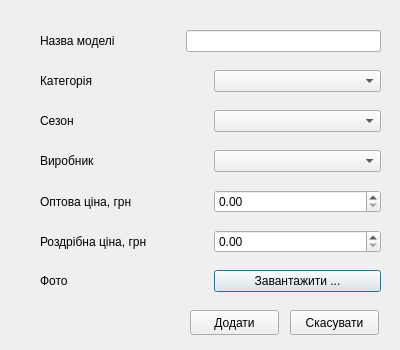
<?xml version="1.0" encoding="UTF-8"?>
<ui version="4.0">
 <class>AddModelDialog</class>
 <widget class="QDialog" name="AddModelDialog">
  <property name="geometry">
   <rect>
    <x>0</x>
    <y>0</y>
    <width>400</width>
    <height>350</height>
   </rect>
  </property>
  <property name="minimumSize">
   <size>
    <width>400</width>
    <height>350</height>
   </size>
  </property>
  <property name="maximumSize">
   <size>
    <width>400</width>
    <height>350</height>
   </size>
  </property>
  <property name="windowTitle">
   <string>Додати модель</string>
  </property>
  <widget class="QWidget" name="layoutWidget">
   <property name="geometry">
    <rect>
     <x>40</x>
     <y>270</y>
     <width>341</width>
     <height>28</height>
    </rect>
   </property>
   <layout class="QHBoxLayout" name="picture_layout">
    <property name="sizeConstraint">
     <enum>QLayout::SetMaximumSize</enum>
    </property>
    <item>
     <widget class="QLabel" name="picture_le">
      <property name="minimumSize">
       <size>
        <width>140</width>
        <height>0</height>
       </size>
      </property>
      <property name="text">
       <string>Фото</string>
      </property>
     </widget>
    </item>
    <item>
     <widget class="QPushButton" name="load_pic_pb">
      <property name="text">
       <string>Завантажити ...</string>
      </property>
     </widget>
    </item>
   </layout>
  </widget>
  <widget class="QWidget" name="layoutWidget">
   <property name="geometry">
    <rect>
     <x>40</x>
     <y>150</y>
     <width>341</width>
     <height>27</height>
    </rect>
   </property>
   <layout class="QHBoxLayout" name="brand_layout">
    <property name="sizeConstraint">
     <enum>QLayout::SetMaximumSize</enum>
    </property>
    <item>
     <widget class="QLabel" name="brand_lb">
      <property name="minimumSize">
       <size>
        <width>140</width>
        <height>0</height>
       </size>
      </property>
      <property name="text">
       <string>Виробник</string>
      </property>
     </widget>
    </item>
    <item>
     <widget class="QComboBox" name="brand_cb"/>
    </item>
   </layout>
  </widget>
  <widget class="QWidget" name="layoutWidget">
   <property name="geometry">
    <rect>
     <x>40</x>
     <y>230</y>
     <width>341</width>
     <height>28</height>
    </rect>
   </property>
   <layout class="QHBoxLayout" name="retailpr_layout">
    <property name="sizeConstraint">
     <enum>QLayout::SetMaximumSize</enum>
    </property>
    <item>
     <widget class="QLabel" name="retailpr_lb">
      <property name="minimumSize">
       <size>
        <width>140</width>
        <height>0</height>
       </size>
      </property>
      <property name="text">
       <string>Роздрібна ціна, грн</string>
      </property>
     </widget>
    </item>
    <item>
     <widget class="QDoubleSpinBox" name="retailpr_sb">
      <property name="maximum">
       <double>100000.000000000000000</double>
      </property>
     </widget>
    </item>
   </layout>
  </widget>
  <widget class="QWidget" name="layoutWidget">
   <property name="geometry">
    <rect>
     <x>40</x>
     <y>110</y>
     <width>341</width>
     <height>27</height>
    </rect>
   </property>
   <layout class="QHBoxLayout" name="season_layout">
    <property name="sizeConstraint">
     <enum>QLayout::SetMaximumSize</enum>
    </property>
    <item>
     <widget class="QLabel" name="season_lb">
      <property name="minimumSize">
       <size>
        <width>140</width>
        <height>0</height>
       </size>
      </property>
      <property name="text">
       <string>Сезон</string>
      </property>
     </widget>
    </item>
    <item>
     <widget class="QComboBox" name="season_cb"/>
    </item>
   </layout>
  </widget>
  <widget class="QWidget" name="layoutWidget">
   <property name="geometry">
    <rect>
     <x>40</x>
     <y>30</y>
     <width>341</width>
     <height>27</height>
    </rect>
   </property>
   <layout class="QHBoxLayout" name="model_layout">
    <property name="sizeConstraint">
     <enum>QLayout::SetMaximumSize</enum>
    </property>
    <item>
     <widget class="QLabel" name="model_lb">
      <property name="minimumSize">
       <size>
        <width>140</width>
        <height>0</height>
       </size>
      </property>
      <property name="text">
       <string>Назва моделі</string>
      </property>
     </widget>
    </item>
    <item>
     <widget class="QLineEdit" name="model_le"/>
    </item>
   </layout>
  </widget>
  <widget class="QWidget" name="layoutWidget">
   <property name="geometry">
    <rect>
     <x>40</x>
     <y>190</y>
     <width>341</width>
     <height>28</height>
    </rect>
   </property>
   <layout class="QHBoxLayout" name="wholesalepr_layout">
    <property name="sizeConstraint">
     <enum>QLayout::SetMaximumSize</enum>
    </property>
    <item>
     <widget class="QLabel" name="wholesalepr_lb">
      <property name="minimumSize">
       <size>
        <width>140</width>
        <height>0</height>
       </size>
      </property>
      <property name="text">
       <string>Оптова ціна, грн</string>
      </property>
     </widget>
    </item>
    <item>
     <widget class="QDoubleSpinBox" name="wholesalepr_sb">
      <property name="prefix">
       <string/>
      </property>
      <property name="suffix">
       <string/>
      </property>
      <property name="maximum">
       <double>100000.000000000000000</double>
      </property>
     </widget>
    </item>
   </layout>
  </widget>
  <widget class="QWidget" name="layoutWidget_2">
   <property name="geometry">
    <rect>
     <x>40</x>
     <y>70</y>
     <width>341</width>
     <height>27</height>
    </rect>
   </property>
   <layout class="QHBoxLayout" name="category_layout">
    <property name="sizeConstraint">
     <enum>QLayout::SetMaximumSize</enum>
    </property>
    <item>
     <widget class="QLabel" name="category_lb">
      <property name="minimumSize">
       <size>
        <width>140</width>
        <height>0</height>
       </size>
      </property>
      <property name="text">
       <string>Категорія</string>
      </property>
     </widget>
    </item>
    <item>
     <widget class="QComboBox" name="category_cb"/>
    </item>
   </layout>
  </widget>
  <widget class="QPushButton" name="add_pb">
   <property name="geometry">
    <rect>
     <x>190</x>
     <y>310</y>
     <width>89</width>
     <height>25</height>
    </rect>
   </property>
   <property name="text">
    <string>Додати</string>
   </property>
  </widget>
  <widget class="QPushButton" name="cancel_pb">
   <property name="geometry">
    <rect>
     <x>290</x>
     <y>310</y>
     <width>89</width>
     <height>25</height>
    </rect>
   </property>
   <property name="text">
    <string>Скасувати</string>
   </property>
  </widget>
 </widget>
 <resources/>
 <connections/>
</ui>
